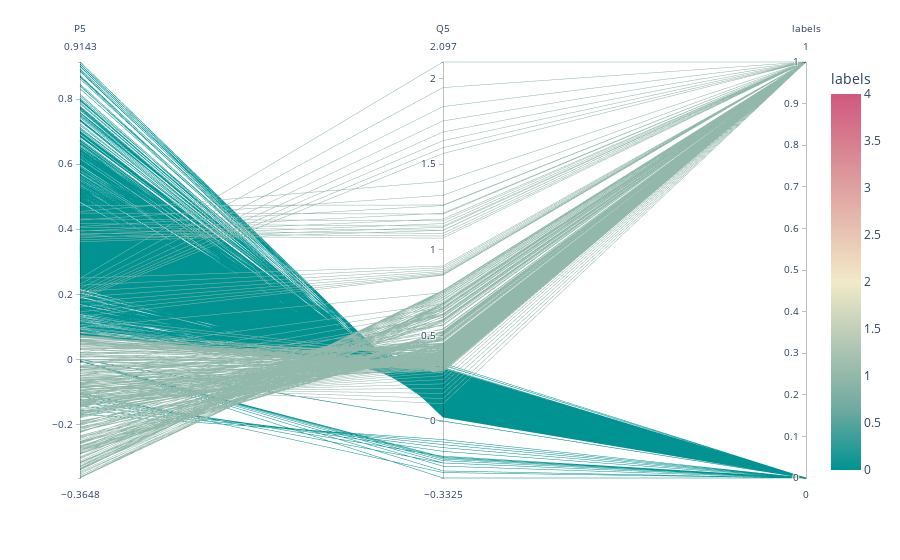

The notebook cell saved with this chart:
### Code cell
# graph for bus 5 with cluster
fig = px.parallel_coordinates(data5, color=str(data5.columns[-1]),color_continuous_scale=px.colors.diverging.Tealrose,color_continuous_midpoint=2)
fig.show()

### Figure 1 — Plotly figure (JSON) as saved in the notebook; plotly's stock layout.template omitted (floating-point values rounded to 4 significant figures; data arrays with more than 128 entries replaced by an {"elided": "..."} marker saying what was removed)
{"data": [{"dimensions": [{"label": "P5", "values": {"elided": "9009 float values"}}, {"label": "Q5", "values": {"elided": "9009 float values"}}, {"label": "labels", "values": {"elided": "9009 int values"}}], "domain": {"x": [0, 1], "y": [0, 1]}, "line": {"color": {"elided": "9009 int values"}, "coloraxis": "coloraxis"}, "name": "", "type": "parcoords"}], "layout": {"coloraxis": {"cmid": 2, "colorbar": {"title": {"text": "labels"}}, "colorscale": [[0, "rgb(0, 147, 146)"], [0.1667, "rgb(114, 170, 161)"], [0.3333, "rgb(177, 199, 179)"], [0.5, "rgb(241, 234, 200)"], [0.6667, "rgb(229, 185, 173)"], [0.8333, "rgb(217, 137, 148)"], [1, "rgb(208, 88, 126)"]]}, "legend": {"tracegroupgap": 0}, "margin": {"t": 60}}}
